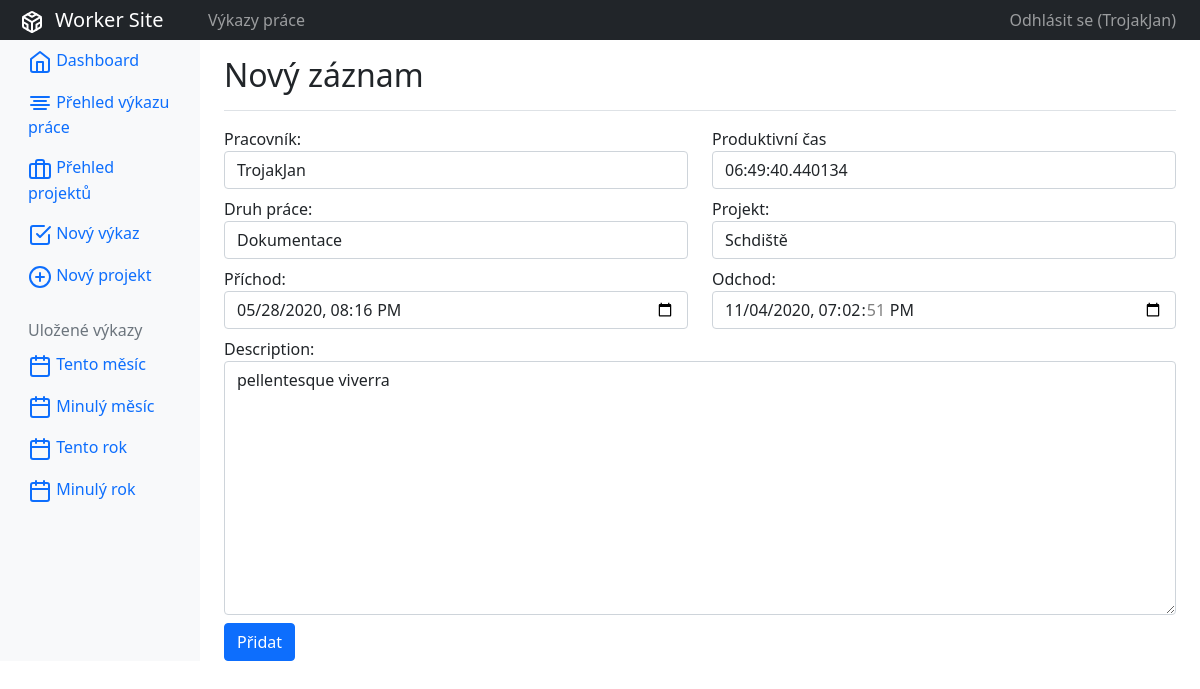
Page /report/copy/3/ (signed in) on the committed database.
### accounts/models.py (models this page shows)
class CustomUser(AbstractUser):
    id = models.AutoField(primary_key=True, null=False)
    def __str__(self):
        return self.username

### work_report/models.py (models this page shows, shortened)
class WorkReport(models.Model):
    id = models.AutoField(primary_key=True, null=False)
    worker = models.ForeignKey(CustomUser, null=True,
                               on_delete=models.SET_NULL)
    description = models.TextField(null=False)
    arrival = models.DateTimeField(null=False)
    departure = models.DateTimeField(null=False)
    productive_time = models.DurationField(default=timedelta())
    type_of_work = models.ForeignKey(TypeOfWork, null=True,
                                     on_delete=models.SET_NULL)
    project = models.ForeignKey(Project, null=True, on_delete=models.SET_NULL)
    creat_time = models.DateTimeField(auto_now_add=True, null=False)
    edit_time = models.DateTimeField(auto_now=True)

### work_report/decorators.py (the view)
        def wrapper(request, *args, **kwargs):
            if len({gr.name for gr in request.user.groups.all()}.intersection(
                    allowed_groups)) != 0:
                return func(request, *args, **kwargs)
            else:
                return redirect('unauthorised-AR')

### templates/templatetags.py (called while the page is built)
@register.simple_tag(takes_context=False)
def current_year_filter():
    start_of_current_year = \
        date(datetime.today().year, 1, 1)
    return f'?worker=&project=&type_of_work=&start=' \
           f'{start_of_current_year}T12%3A00&end='

@register.simple_tag(takes_context=False)
def last_year_filter():
    start_of_current_year = \
        date(datetime.today().year, 1, 1)
    start_of_last_year = \
        start_of_current_year - dateutil.relativedelta.relativedelta(year=1)
    return f'?worker=&project=&type_of_work=&start=' \
           f'{start_of_last_year}T12%3A00&end={start_of_current_year}T12%3A00'

@register.simple_tag(takes_context=False)
def current_month_filter():
    start_of_current_month = \
        date(datetime.today().year, datetime.today().month, 1)
    return f'?worker=&project=&type_of_work=&start=' \
           f'{start_of_current_month}T12%3A00&end='

@register.simple_tag(takes_context=False)
def last_month_filter():
    start_of_current_month = \
        date(datetime.today().year, datetime.today().month, 1)
    start_of_last_month = \
        start_of_current_month - dateutil.relativedelta.relativedelta(months=1)
    return f'?worker=&project=&type_of_work=&start=' \
           f'{start_of_last_month}T12%3A00&end=' \
           f'{start_of_current_month}T12%3A00'

### work_report/models.py (called while the page is built)
    def __str__(self):
        if len(self.name) > 20:
            return self.name[:20 - 3] + '...'
        else:
            return self.name

    def __str__(self):
        if len(self.label) > 20:
            return self.label[:20 - 3] + '...'
        else:
            return self.label

### work_report/views.py (called while the page is built)
@login_required(login_url='login-AC')
@allowed_users(allowed_groups={'admin', 'worker'})
def copy_report(request, pk):
    report = models.WorkReport.objects.get(id=pk)
    form = forms.NewWorkReportForm(instance=report)
    if request.method == 'POST':
        logging.info('Post request:', request.POST)
        form = forms.NewWorkReportForm(request.POST)
        if form.is_valid():
            form.save()
            return redirect('report_list-WR')
    context = {'form': form, 'title': 'Nový záznam', }
    return render(request, 'work_report/new_report_form.html', context)

### templates/work_report/new_report_form.html (shortened to what this page needs)
{% extends 'shared/base.html' %}
{% load widget_tweaks %}
{% block content %}
    {% include 'work_report/components/left_bar.html' %}
    <main role="main" class="col-md-9 ml-sm-auto col-lg-10 pt-3 px-4">
        {% include 'work_report/components/header.html' %}
        <form method="post"> {% csrf_token %}
            <div class="row my-2">
                <div class="col">
                    {{ form.worker.label_tag }}
                    {% render_field form.worker class="form-control" %}
                </div>
                <div class="col">
                    {{ form.productive_time.label }}
                    <div style="display: flex">
                        {% render_field form.productive_time class="form-control" style="flex-direction: row" %}
                    </div>
                </div>
            </div>
            <div class="row my-2">
                <div class="col">
                    {{ form.type_of_work.label_tag }}
                    {% render_field form.type_of_work class="form-control" %}
                </div>
                <div class="col">
                    {{ form.project.label_tag }}
                    {% render_field form.project class="form-control" %}
                </div>
            </div>
            <div class="row my-2">
                <div class="col">
                    {{ form.arrival.label_tag }}
                    {% render_field form.arrival type="datetime-local" class="form-control" %}
                </div>
                <div class="col">
                    {{ form.departure.label_tag }}
                    {% render_field form.departure type="datetime-local" class="form-control" %}
                </div>
            </div>
            <div class="row my-2">
                <div class="col">
                    {{ form.description.label_tag }}
                    {% render_field form.description wors="3" class="form-control" %}
                </div>
            </div>
            <button type="submit" class="btn btn-primary">Přidat</button>
        </form>
    </main>
{% endblock content %}

### templates/shared/base.html (shortened to what this page needs)
<!doctype html>
<html lang="en">
<head>
    <link href="https://cdn.jsdelivr.net/npm/bootstrap@5.0.0-beta3/dist/css/bootstrap.min.css" rel="stylesheet">
</head>
<body>
<div class="container-fluid">
    <div class="row">
        {% include 'shared/top_bar.html' %}
        {% block content %}
        {% endblock content %}
    </div>
</div>
</body>
</html>

### templates/shared/top_bar.html
<nav class="navbar navbar-dark sticky-top bg-dark navbar-expand-lg p-0">
    <div class="col-md-2 text-center">
        <a class="navbar-brand col-sm-3 col-md-2 mr-0 " href="{% url 'dashboard-WR' %}">
            <span data-feather="codesandbox"></span>&nbsp;&nbsp;Worker Site</a>
    </div>
    <div class="collapse navbar-collapse" id="navbarSupportedContent">
        <ul class="navbar-nav mr-auto">
            <li class="nav-item text-nowrap">
                <a class="nav-link" href="{% url 'dashboard-WR' %}">Výkazy práce</a>
            </li>
        </ul>
    </div>
    <ul class="navbar-nav px-3">
        <li class="nav-item text-nowrap">
            <a class="nav-link" href="{% url 'logout-AC' %}">Odhlásit se ({{ request.user }})</a>
        </li>
    </ul>
</nav>

### templates/work_report/components/left_bar.html
{% load my_tags %}
<nav class="col-md-2 d-none d-md-block bg-light sidebar">
    <div class="sidebar-sticky">
        <ul class="nav flex-column">
            <li class="nav-item">
                <a class="nav-link active" href="{% url 'dashboard-WR' %}">
                    <span data-feather="home"></span>
                    Dashboard
                </a>
            </li>
            <li class="nav-item">
                <a class="nav-link" href="{% url 'report_list-WR' %}">
                    <span data-feather="align-center"></span>
                    Přehled výkazu práce
                </a>
            </li>
            <li class="nav-item">
                <a class="nav-link" href="{% url 'project_view-WR' %}">
                    <span data-feather="briefcase"></span>
                    Přehled projektů
                </a>
            </li>
            <li class="nav-item">
                <a class="nav-link" href="{% url 'new_reports-WR' %}">
                    <span data-feather="check-square"></span>
                    Nový výkaz
                </a>
            </li>
            <li class="nav-item">
                <a class="nav-link" href="{% url 'new_project-WR' %}">
                    <span data-feather="plus-circle"></span>
                    Nový projekt
                </a>
            </li>
        </ul>
        <h6 class="sidebar-heading d-flex justify-content-between align-items-center px-3 mt-4 mb-1 text-muted">
            <span>Uložené výkazy</span>
        </h6>
        <ul class="nav flex-column mb-2">
            <li class="nav-item">
                <a class="nav-link" href="
                        {% url 'report_list-WR' %}{% current_month_filter %}">
                    <span data-feather="calendar"></span>
                    Tento měsíc
                </a>
            </li>
            <li class="nav-item">
                <a class="nav-link" href="
                        {% url 'report_list-WR' %}{% last_month_filter %}">
                    <span data-feather="calendar"></span>
                    Minulý měsíc
                </a>
            </li>
            <li class="nav-item">
                <a class="nav-link" href="
                        {% url 'report_list-WR' %}{% current_year_filter %}">
                    <span data-feather="calendar"></span>
                    Tento rok
                </a>
            </li>
            <li class="nav-item">
                <a class="nav-link" href="
                        {% url 'report_list-WR' %}{% last_year_filter %}">
                    <span data-feather="calendar"></span>
                    Minulý rok
                </a>
            </li>
        </ul>
    </div>
</nav>

### templates/work_report/components/header.html (shortened to what this page needs)
<div class="d-flex justify-content-between flex-wrap flex-md-nowrap align-items-center pb-2 mb-3 border-bottom">
    <h1 class="h2">{{ title|default:"" }}</h1>
</div>

### rows in the picture
CustomUser: user "TrojakJan"
WorkReport: worker "TrojakJan", productive_time "06:49:40.440134", type_of_work "Dokumentace", project "Schdiště", arrival "05/28/2020 20:16", departure "11/04/2020 19:02:51", description "pellentesque viverra"

### other values in the picture
{{ title|default:"" }} "Nový záznam"
